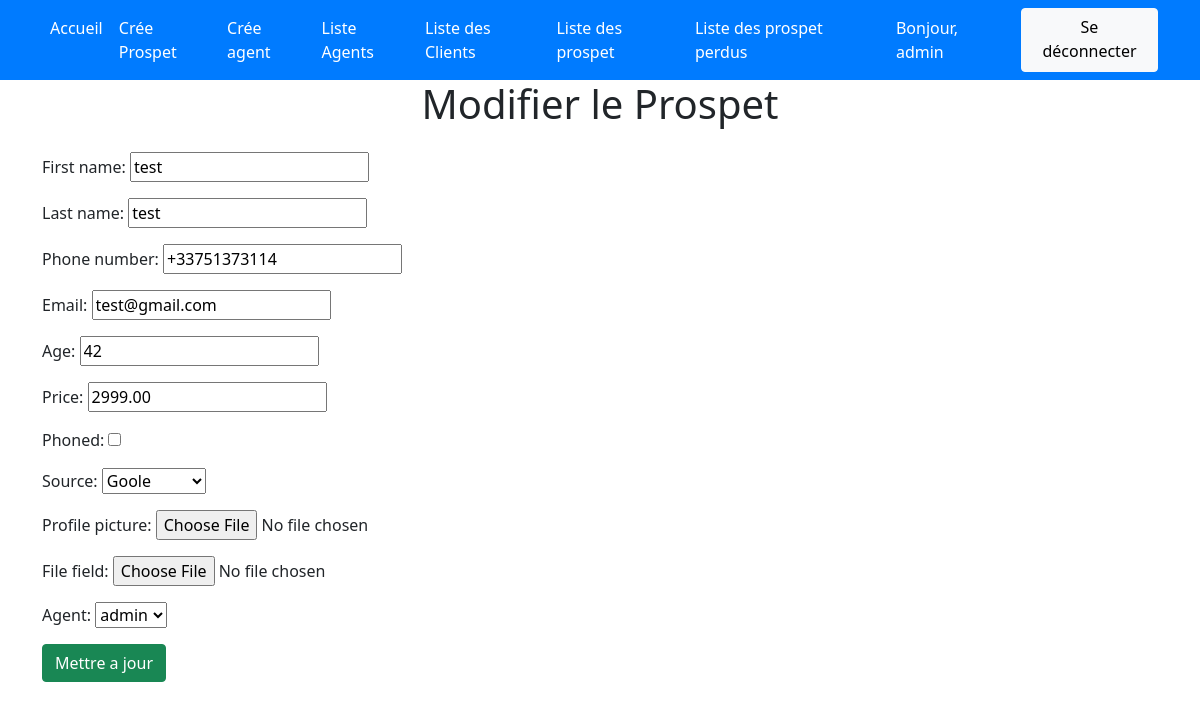
Screenshot of /mis-a-jour-prospet/1 (signed in) with the database file from the repository.
### crm_app/models.py (models this page shows, shortened)
class User(AbstractUser):
     pass

class Lead(models.Model):
    SOURCE_CHOICES = (
        ('Youtube','Youtube'),
        ('Google','Goole'),
        ('Newsletter','Newsletter'),
        ('Facebook','Facebook'),
        ('Instagram','Instagram'),
        ('TikTok','TikTok'),
    )
    first_name = models.CharField(max_length=255)
    last_name = models.CharField(max_length=255)
    phone_number = PhoneNumberField()
    email = models.EmailField(validators=[EmailValidator()])
    age = models.IntegerField(null=True, blank=True)
    price = models.DecimalField(max_digits=10,decimal_places=2,default=0)
    phoned = models.BooleanField(default=False)
    source = models.CharField(choices=SOURCE_CHOICES,max_length=100)
    profile_picture = models.ImageField(null=True, blank=True,upload_to='leads/')
    file_field = models.FileField(null=True, blank=True,upload_to='documents/')
    agent = models.ForeignKey(Agent,on_delete=models.CASCADE)
    created_at = models.DateTimeField(auto_now_add=True)

### crm_app/views.py (the view)
# urls.py: path('mis-a-jour-prospet/<pk>',update_lead,name="update_lead"),
@login_required
def update_lead(request,pk):
    lead = Lead.objects.get(id=pk)
    form = LeadForm(instance=lead)
    if request.method=="POST":
        if request.user.is_superuser:
            form = LeadForm(request.POST,request.FILES,instance=lead)
        else :
            form = LeadForm(request.POST,request.FILES,instance=lead,exclude_agent=True)
        if form.is_valid():
            lead = form.save(commit=False)
            if not request.user.is_superuser:
                lead.agent = request.user.agent
            lead.save()
            return redirect('list_leads')
    else:
        if request.user.is_superuser:
            form = LeadForm(instance=lead)
        else:
            form = LeadForm(instance=lead, exclude_agent=True)
    context = {
        'lead':lead,
        'form' : form
    }
    return render(request,'leads/update_lead.html',context )

### crm_app/forms.py
class LeadForm(ModelForm):
    def __init__(self, *args, **kwargs):
        exclude_agent = kwargs.pop('exclude_agent', False)
        super().__init__(*args, **kwargs)
        if exclude_agent:
            self.fields.pop('agent')
    class Meta:
        model = Lead
        fields = '__all__'

### crm_app/models.py (called while the page is built)
    def __str__(self):
        return self.user.username

### crm_app/templates/leads/update_lead.html (shortened to what this page needs)
{% extends "base.html" %}
{% load static %}
{% block content %}
    <div class="container">
        <h1 class="text-center mb-4">Modifier le Prospet</h1>
        <form method="post" enctype="multipart/form-data">
            {{ form.as_p }}
            <button type="submit" class="btn btn-success">Mettre a jour</button>
        </form>
    </div>
{% endblock %}

### crm_app/templates/navbar.html (shortened to what this page needs)
<nav class="navbar navbar-expand-lg navbar-dark">
    <div class="container">
        <div class="collapse navbar-collapse" id="navbarNav">
            {% if request.user.is_authenticated %}
                <ul class="navbar-nav me-auto mb-2 mb-lg-0">
                    <li class="nav-item">
                        <a class="nav-link active" aria-current="page" href="{% url 'index' %}">Accueil</a>
                    </li>
                    <li class="nav-item">
                        <a class="nav-link" href="{% url 'create_lead' %}">Crée Prospet</a>
                    </li>
                        {% if request.user.is_superuser %}
                            <li class="nav-item">
                                <a class="nav-link" href="{% url 'create_agent' %}">Crée agent</a>
                            </li>
                            <li class="nav-item">
                                <a class="nav-link" href="{% url 'list_agents' %}">Liste Agents</a>
                            </li>
                        {% endif %}
                    <li class="nav-item">
                        <a class="nav-link" href="{% url 'list_client' %}">Liste des Clients</a>
                    </li>
                    <li class="nav-item">
                        <a class="nav-link" href="{% url 'list_leads' %}">Liste des prospet</a>
                    </li>
                    <li class="nav-item">
                        <a class="nav-link" href="{% url 'list_loss_leads' %}">Liste des prospet perdus</a>
                    </li>
                </ul>
            {% endif %}
            <div class="d-flex">
                {% if request.user.is_authenticated %}
                <a class="nav-link">Bonjour, {{ request.user.username }}</a>
                <a href="{% url 'logout' %}" class="btn btn-light">Se déconnecter</a>
                {% else %}
                    <a href="{% url 'login' %}" class="btn btn-custom me-2">Connexion</a>
                    <a href="{% url 'signup' %}" class="btn btn-custom me-2">S'inscrire</a>
                {% endif %}
            </div>
        </div>
    </div>
</nav>

### static/styles/style.css (style rules this page uses)
.navbar { background-color: #007bff; }
.navbar-brand, .nav-link { color: #fff !important; }

### rows the page displays
User: user.username "admin"
Lead: first_name "test", last_name "test", phone_number "+33751373114", email "test@gmail.com", age "42", price "2999.00", source "Goole", agent "admin"
